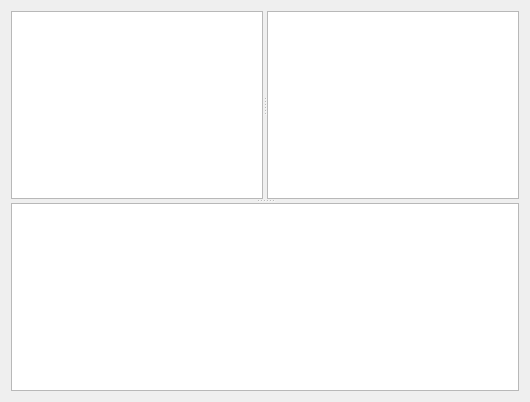
<?xml version="1.0" encoding="UTF-8"?>
<ui version="4.0">
 <class>GSplitter</class>
 <widget class="QWidget" name="GSplitter">
  <property name="geometry">
   <rect>
    <x>0</x>
    <y>0</y>
    <width>530</width>
    <height>402</height>
   </rect>
  </property>
  <property name="minimumSize">
   <size>
    <width>400</width>
    <height>400</height>
   </size>
  </property>
  <property name="windowTitle">
   <string>Qt | ReadyDev</string>
  </property>
  <layout class="QGridLayout" name="gridLayout">
   <item row="0" column="0">
    <widget class="QSplitter" name="splitter_2">
     <property name="orientation">
      <enum>Qt::Vertical</enum>
     </property>
     <widget class="QSplitter" name="splitter">
      <property name="orientation">
       <enum>Qt::Horizontal</enum>
      </property>
      <widget class="QTextEdit" name="textEdit"/>
      <widget class="QTextEdit" name="textEdit_2"/>
     </widget>
     <widget class="QTextEdit" name="textEdit_3"/>
    </widget>
   </item>
  </layout>
 </widget>
 <resources/>
 <connections/>
</ui>
